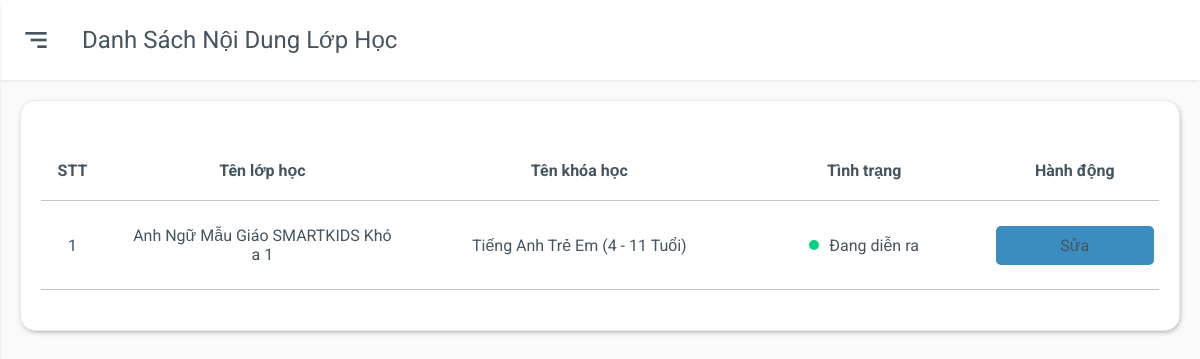
Screenshot of /admin/listlesson.php (signed in) with the database file from the repository.
### tables this page shows
CREATE TABLE `tbl_class` (
  `classId` int(11) UNSIGNED NOT NULL,
  `className` varchar(255) NOT NULL,
  `coursesId` int(11) NOT NULL,
  `classDesc` text NOT NULL,
  `classTime` date DEFAULT NULL,
  `classLesson` int(11) NOT NULL,
  `classLearnTime` text NOT NULL,
  `classAddress` text NOT NULL,
  `classPrice` varchar(255) NOT NULL,
  `classTeacher` varchar(255) NOT NULL,
  `classMentor` varchar(255) NOT NULL,
  `classTeacherAvatar` varchar(255) NOT NULL,
  `classMentorAvatar` varchar(255) NOT NULL,
  `classTeacherIntro` text NOT NULL,
  `classMentorIntro` text NOT NULL,
  `classTeacherDesc` varchar(255) NOT NULL,
  `classMentorDesc` varchar(255) NOT NULL,
  `classStatus` int(1) NOT NULL
);

CREATE TABLE `tbl_courses` (
  `coursesId` int(11) NOT NULL,
  `coursesName` varchar(255) NOT NULL,
  `coursesDesc` varchar(255) NOT NULL,
  `coursesImage` varchar(255) NOT NULL,
  `coursesStatus` bit(1) NOT NULL
);

### lib/database.php (called while the page is built, shortened)
<?php
Class Database{
   public $host   = DB_HOST;
   public $user   = DB_USER;
   public $pass   = DB_PASS;
   public $dbname = DB_NAME;
   public $link;
private function connectDB(){
   $this->link = new mysqli($this->host, $this->user, $this->pass,$this->dbname);
  mysqli_set_charset($this->link,"utf8");
 }
public function select($query){
  $result = $this->link->query($query) or
   die($this->link->error.__LINE__);
  if($result->num_rows > 0){
    return $result;
  } else {
    return false;
  }
 }
}
?>

### classes/class.php (called while the page is built, shortened)
<?php
    $filepath = realpath(dirname(__FILE__));
    include_once ($filepath.'/../lib/database.php');
?>
<?php
 class classOfCourse
 {
    private $db;
    public function __construct()
    {
    $this->db = new Database();
    }
    public function show_class_asc(){
        $query =
        "SELECT tbl_class.*,tbl_courses.coursesName
        FROM tbl_class INNER JOIN tbl_courses ON tbl_class.coursesId = tbl_courses.coursesId
        ORDER BY tbl_class.classStatus ASC" ;
        $result = $this->db->select($query);
        return $result;
    }
 }
?>

### admin/listlesson.php (the view, shortened to what this page needs)
<?php
    $title = "Danh sách nội dung lớp học";
    include './inc/sidebar.php';
    include '../classes/courses.php';
    include '../classes/class.php';
    include_once '../helpers/format.php';
?>
<?php
    $class = new classOfCourse();
?>
<div class="main">
    <div class="main-header">
        <div class="mobile-toggle" id="mobile-toggle">
            <i class='bx bx-menu-alt-right'></i>
        </div>
        <div class="main-title">
            <?php
            echo $title;
            ?>
        </div>
    </div>
    <div class="main-content">
        <div class="row">
            <div class="col-12">
                <div class="box">
                    <div class="box-body overflow-scroll">
                        <table>
                            <thead>
                                <tr class="box-item box-item-header">
                                    <th>STT</th>
                                    <th>Tên lớp học</th>
                                    <th>Tên khóa học</th>
                                    <th>Tình trạng</th>
                                    <th>Hành động</th>
                                </tr>
                            </thead>
                            <tbody>
                                <?php
                                    $show_class = $class->show_class_asc();
                                    if(isset($show_class))
                                    {
                                        $i = 0;
                                        while($result = $show_class->fetch_assoc()){
                                            $i++;
                                ?>
                                <tr class="box-item">
                                    <td>
                                        <?php echo $i?>
                                    </td>
                                    <td>
                                        <a href="lessondetails.php?classId=<?php echo $result['classId']?>">
                                            <?php echo $result['className']; ?>
                                        </a>
                                    </td>
                                    <td>
                                        <?php echo $result['coursesName']; ?>
                                    </td>
                                    <td>
                                        <?php
                                            if($result['classStatus'] == 0)
                                            {
                                                echo '<div class="box-status status-happening">
                                                <div class="dot"></div>
                                                    <span>Đang diễn ra</span>
                                                </div>';
                                            }
                                        ?>
                                    </td>
                                    <td>
                                        <div class="action-box">
                                            <a href="lessondetails.php?classId=<?php echo $result['classId']?>"
                                                class="action-box__edit">Sửa</a>
                                        </div>
                                    </td>
                                </tr>
                                <?php
                                        }
                                    }
                                    ?>
                            </tbody>
                        </table>
                    </div>
                </div>
            </div>
        </div>
    </div>
</div>
<?php
    include './inc/footer.php';
?>

### admin/css/grid.css (style rules this page uses)
.row { display: flex; flex-wrap: wrap; margin: 0 -15px; }
[class*="col-"] { padding: 0 15px; margin-bottom: 20px; }
.col-12 { width: 100%; }

### admin/css/app.css (style rules this page uses)
:root { --body-bg: #fafafb; --box-bg: #ffffff; --main-color: #0652dd; --text-color: #455560; --text-second-color: #72849ab3; --border-color: #e9e9e9; --menu-item-active-bg: rgba(62, 121, 247, 0.1); --black: #000; --box-border-radius: 15px; --sidebar-size: 260px; --sidebar-logo-img-size: 45px; --sidebar-logo-size: 80px; --profile-image-size: 45px; --main-header-height: 80px; --shadow: 0 1px 4px -1px rgb(0 0 0 / 15%); --darkmode-toggle-size: 20px; --while: #fff; }
* { padding: 0; margin: 0; box-sizing: border-box; }
body { font-family: "Roboto", sans-serif; background-color: var(--body-bg); color: var(--text-color); position: relative; }
a { text-decoration: none; color: unset; display: inline-block; }
.main { padding-left: var(--sidebar-size); }
.main-header { height: var(--main-header-height); display: flex; align-items: center; padding: 20px; background-color: var(--box-bg); box-shadow: var(--shadow); }
.mobile-toggle { display: none; }
.main-title { text-transform: capitalize; font-size: 1.5rem; }
.main-content { padding: 20px; }
.box { background-color: var(--box-bg); padding: 20px; border: 0.5px solid var(--border-color); border-radius: var(--box-border-radius); margin-bottom: 20px; box-shadow: 1px 2px 7px -4px #333; }
.box-item, .box-item-header { border-bottom: 1px solid rgba(51, 51, 51, 0.295); }
.box-item p, .box-item a { padding: 20px; word-break: break-all; }
.box-item { position: relative; }
.box-item::before { content: ""; width: 100%; height: 0; right: 0; background: transparent; top: 0; left: 0; position: absolute; }
.box-body { padding: 20px 0; width: 100%; display: block; }
table { width: 100%; min-width: 1000px; border-collapse: collapse; }
table thead tr { text-align: left; }
table th { text-align: center; }
table th, table td { padding: 20px 0; }
table td { padding: 5px; text-align: center; max-width: 150px; text-align: center; }
.box-status { display: flex; align-items: center; justify-content: center; }
.box-status .dot { width: 10px; height: 10px; border-radius: 50%; margin-right: 10px; }
.status-happening .dot { background-color: #04d182; }
.overflow-scroll { overflow-y: auto; }
@media only screen and (max-width: 1280px) { .main { padding-left: 0; } }
@media only screen and (max-width: 1280px) { .mobile-toggle, .sidebar-close { display: grid; place-items: center; font-size: 2rem; margin-right: 30px; cursor: pointer; } }
.action-box { display: flex; flex-direction: column; align-items: center; justify-content: center; }
.action-box a { padding: 10px 20px; margin: 10px 0; width: 100%; border-radius: 5px; }
.action-box__edit { background-color: #3b8cbf; }

### rows the page displays
tbl_class: className "Anh Ngữ Mẫu Giáo SMARTKIDS Khóa 1", coursesId.coursesName "Tiếng Anh Trẻ Em (4 - 11 Tuổi)", classStatus 0 (drawn)

### other values shown
$title "Danh Sách Nội Dung Lớp Học"
